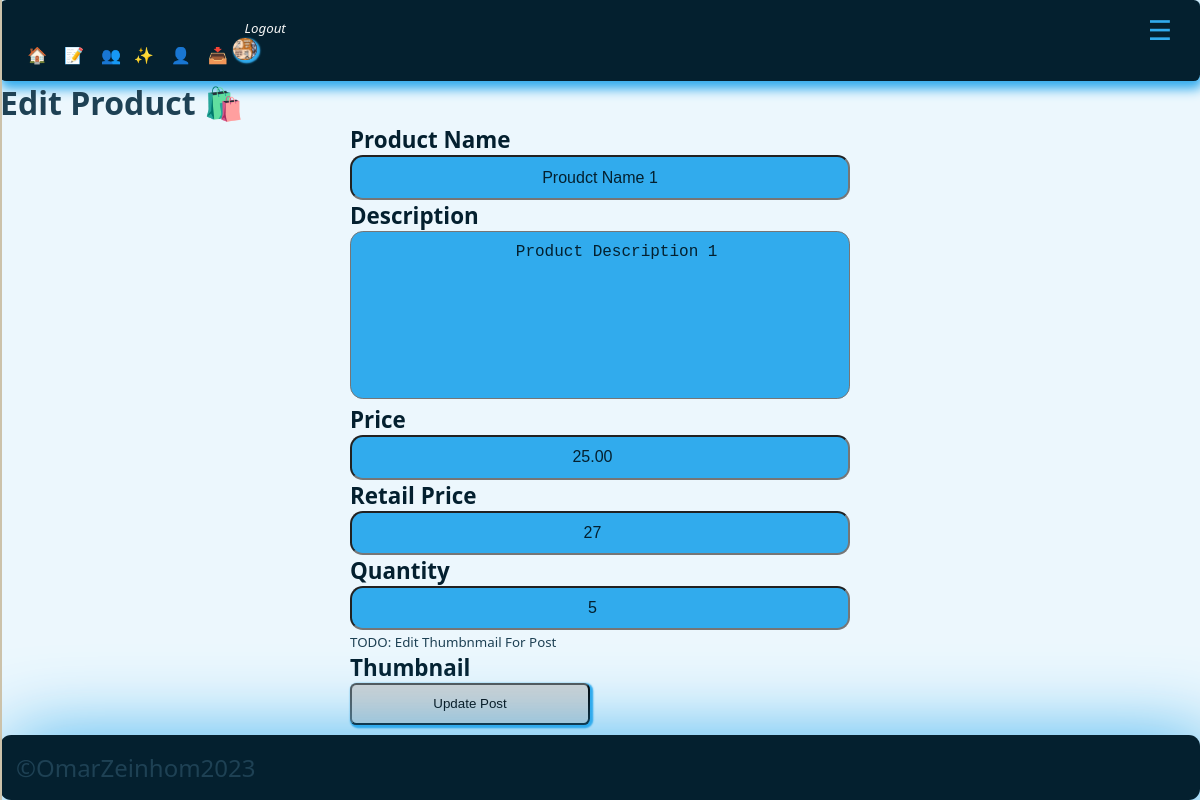
/adminpanel/edit_product.php?id=1 (signed in), run on the app's committed database.
### tables this page shows
CREATE TABLE `users` (
  `id` int(11) UNSIGNED NOT NULL,
  `firstname` varchar(50) NOT NULL,
  `lastname` varchar(50) NOT NULL,
  `username` varchar(50) NOT NULL,
  `email` varchar(100) NOT NULL,
  `password` varchar(255) NOT NULL,
  `avatar` varchar(255) NOT NULL,
  `is_admin` tinyint(1) NOT NULL
);

CREATE TABLE `products` (
  `id` int(11) NOT NULL,
  `name` varchar(50) NOT NULL,
  `description` text NOT NULL,
  `price` decimal(7, 2) NOT NULL,
  `retailprice` int(7) NOT NULL,
  `quantity` int(11) NOT NULL,
  `img` varchar(255) NOT NULL,
  `date_added` timestamp NOT NULL DEFAULT current_timestamp()
);

### adminpanel/edit_product.php (the view, shortened to what this page needs)
<?php
$page__title = 'Edit Product 🛍️';
include('./partials/sidenav/sidenav.php');
?>
<h1><?php echo $page__title; ?></h1>
<?php
if (isset($_GET['id'])) {
    $id = filter_var($_GET['id'], FILTER_SANITIZE_NUMBER_INT);
    $query = "SELECT * FROM products WHERE id=$id";
    $result = mysqli_query($connect__db, $query);
    $product = mysqli_fetch_assoc($result);
} else {
    header('location:' . ADMIN_URL . 'manage_products.php');
    die("");
}; ?>
<section style="overflow: x-auto; margin: auto; max-width: 500px; width:100%; height:100%;">
    <form class="app__form-section" action="<?= HOME_URL ?>edit_product-logic.php" method="POST"
        enctype="multipart/form-data">
        <div class="app__inputs-wrap">
            <label class="app__inputs-label" for="name">Product Name</label>
            <input name="name" class="app__input" type="text" id="firstName" value="<?= $product['name'] ?>"
                placeholder="Enter Post Title here..." />
        </div>
        <div class="app__inputs-wrap">
            <label class="app__inputs-label" for="body">Description</label>
            <textarea name="description" class="app__input" style="resize:none; " rows="8"
                value="<?= $product['description'] ?>" placeholder="test">
                <?= $product['description'] ?>
                </textarea>
        </div>
        <div class="app__inputs-wrap">
            <label class="app__inputs-label" for="price">Price</label>
            <input name="price" class="app__input" type="number" value="<?= $product['price'] ?>" />
        </div>
        <div class="app__inputs-wrap">
            <label class="app__inputs-label" for="retailprice">Retail Price</label>
            <input name="retailprice" class="app__input" type="number" value="<?= $product['retailprice'] ?>" />
        </div>
        <div class="app__inputs-wrap">
            <label class="app__inputs-label" for="quantity">Quantity</label>
            <input name="quantity" class="app__input" type="number" value="<?= $product['quantity'] ?>" />
        </div>
        <small>TODO: Edit Thumbnmail For Post</small>
        <div class="app__inputs-wrap">
            <label class="app__inputs-label" for="title">Thumbnail</label>
        </div>
        <button name="submit__editproduct" type="submit" class="btn">Update Post</button>
    </form>
</section>
<?php
include('./partials/footer/footer.php');
?>

### adminpanel/partials/nav/nav.php (shortened to what this page needs)
<?php
include('./partials/header/header.php');
if (isset($_SESSION['user-id'])) {
    $id = filter_var($_SESSION['user-id'], FILTER_SANITIZE_NUMBER_INT);
    $query = "SELECT avatar from users WHERE id=$id";
    $result = mysqli_query($connect__db, $query);
    $avatar = mysqli_fetch_assoc($result);
}
?>
<div class="app__sidenav-closed">
    <li class='app__sidenav-item'><a href="<?= ADMIN_URL ?>dashboard.php" class="app__sidenav-itemLink"> 🏠</a></li>
    <li class='app__sidenav-item'><a href="<?= ADMIN_URL ?>manage_posts.php" class="app__sidenav-itemLink">📝</a>
    </li>
    <?php
    if (isset($_SESSION['user_is_admin'])) : ?>
    <li class='app__sidenav-item'><a href="<?= ADMIN_URL ?>manage_users.php" class="app__sidenav-itemLink">👥</a>
    <li class='app__sidenav-item'><a href="<?= ADMIN_URL  ?>manage_categories.php" class="app__sidenav-itemLink">✨</a>
    </li>
    <li class='app__sidenav-item'><a href="<?= ADMIN_URL  ?>manage_abouts.php" class="app__sidenav-itemLink"> 👤</a>
    </li>
    <li class='app__sidenav-item'><a href="<?= ADMIN_URL  ?>manage_downloads.php" class="app__sidenav-itemLink">📥</a>
    </li>
    <?php endif; ?>
    <?php if (isset($_SESSION['user-id'])) : ?>
    <li class='app__sidenav-item'>
        <a href="<?= ROOT_URL ?>logout.php" class="app__sidenav-itemLink"><small>
                <i> Logout</i>
            </small>
            <img alt="avatar" class="app__admin__nav-avatar" loading="lazy"
                src="<?= ROOT_URL . 'images/' . $avatar['avatar'] ?>" />
        </a>
    </li>
    <?php else : ?>
    <li class='app__sidenav-item'><a href="<?= ROOT_URL ?>login.php" class="app__sidenav-itemLink">🚪</a>
    </li>
    <?php endif; ?>
</div>

### global/styles/css/adminstyles.css (style rules this page uses)
.app__admin__nav-avatar { border-radius: 90%; max-width: 1.5rem; max-height: 1.4rem; width: 100%; height: 100%; -o-object-fit: cover; object-fit: cover; background-color: black; box-shadow: 0.1rem 0.1rem 0.1rem 0.1rem var(--color-primary); }
.app__sidenav-closed { top: 0; background-color: var(--color-blackpearl); padding: 1rem 1rem 1rem 1rem; box-shadow: 0.1rem 0.4rem 0.7rem 0.1rem var(--color-primary); width: 100%; max-width: 100%; border-radius: 0.4rem; height: 100%; }
.app__sidenav-item { display: inline-block; }
.app__sidenav-itemLink { text-decoration: none; transition: 0.3s all ease-in-out; color: whitesmoke; padding: 0.1rem 0.1rem 0.3rem 0.7rem; transition: 0.3s ease-in-out; }
* { box-sizing: border-box; }
.btn { border-radius: 0.4rem; padding: 0.7rem 1rem 0.7rem 1rem; width: 100%; max-width: 15rem; max-height: 7rem; min-height: 2rem; min-width: 2rem; box-shadow: 0.1rem 0.1rem 0.1rem 0.1rem var(--color-primary); background: var(--color-lightest-gray); transition: var(--transition-fast); }
.app__inputs-label { font-size: 1.4rem; font-weight: 700; color: var(--color-blackpearl); }
.app__input { background-color: var(--color-primary); color: var(--color-blackpearl); font-size: 1rem; width: 100%; text-align: center; transition: 0.7s ease-in-out; padding: 0.7rem; border-radius: 0.8rem; }
:root { --color-primary: #31abed; --color-alternative: #08405e; --color-primary-dark: #1e4154; --color-bgprimary: #053d57; --color-bgwhitefoam: #ecf7fd; --color-blackpearl: #04202f; --color-tiber: #052638; --color-tarawera: #08405e; --color-greenblue: #0e6da0; --color-cerulean: #1499e1; --color-pictonblue: #31abed; --color-malibu: #72c6f3; --color-sail: #b4e0f8; --color-selago: #f6fbfe; --color-black: black; --color-medium-gray: #7d8184; --color-dark-gray: #5e6164; --color-darkest-gray: #111111; --color-light-gray: #a9a9a9; --color-lightest-gray: #d3d3d3; --color-dark-pearl: #00070e; --color-dark-navyblue: #00162a; --color-white: #ffffff; --color-red: #a80101; --color-dark-red: #700000; --transition-slow: all 3s ease-in-out; --transition-medium: all 1.5s ease-in-out; --transition-fast: all 0.3s ease-in-out; }
* { margin: auto; }
html { height: 100%; width: 100%; }
body { background-color: var(--color-bgwhitefoam); color: var(--color-primary-dark); font-family: system-ui, -apple-system, BlinkMacSystemFont, "Segoe UI", Roboto, Oxygen, Ubuntu, Cantarell, "Open Sans", "Helvetica Neue", sans-serif; width: 100%; }
section { height: 100%; max-height: 100vh; width: 100%; }
a { color: #ffffff; }

### data on the page
users: avatar (picture)
products: name "Proudct Name 1", description "Product Description 1", price "25.00", retailprice "27", quantity "5"

### other printed values
$page__title "Edit Product 🛍️"
